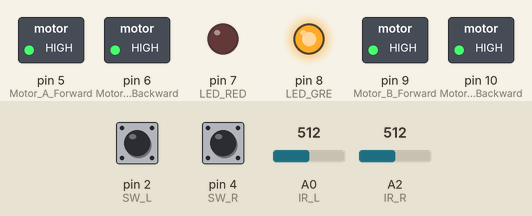
Simulated run of this sketch. Board: Arduino Uno, built with avr-gcc and run on an emulated ATmega328P. Shown: switched loads named in the sketch (green lamp = pin HIGH), output pins drawn as LEDs (lit = HIGH). The test bench sets the inputs (shaded band); at power-on: pin 2 (SW_L) LOW, A0 (IR_L) = 512, A2 (IR_R) = 512, pin 4 (SW_R) HIGH.

Above: at 1.2 s.
1.3 s: pin 2 (SW_L) pulled HIGH for 0.15 s
At 1.47 s:
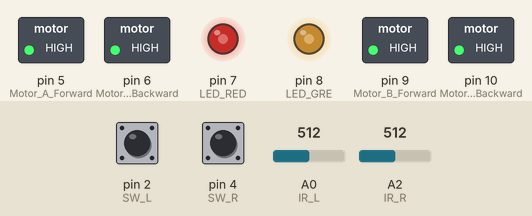
3.0 s: A0 (IR_L) set to 214
4.5 s: A0 (IR_L) set to 185
At 5.6 s:
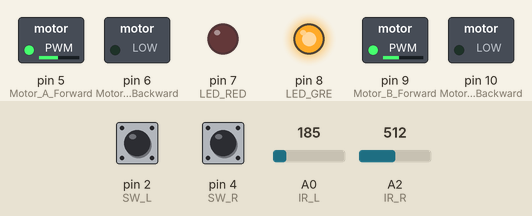
6.0 s: A2 (IR_R) set to 122
At 6.7 s:
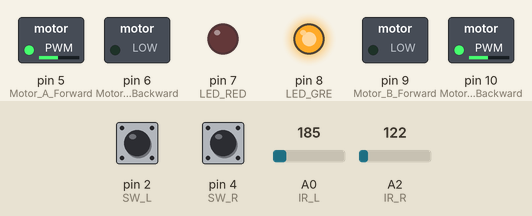
7.5 s: pin 2 (SW_L) pulled HIGH for 1 s
At 8.1 s:
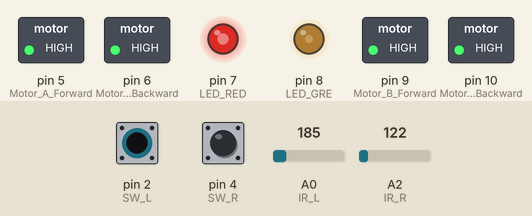
10.0 s: A0 (IR_L) set to 306
At 11.0 s:
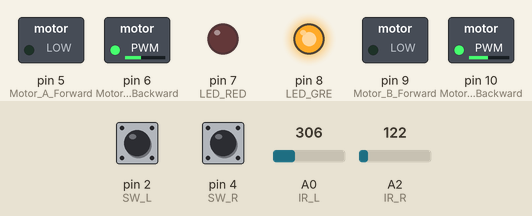
Timing chart, 0 to 12.5 s (numbered marks = the images above; inputs shaded):
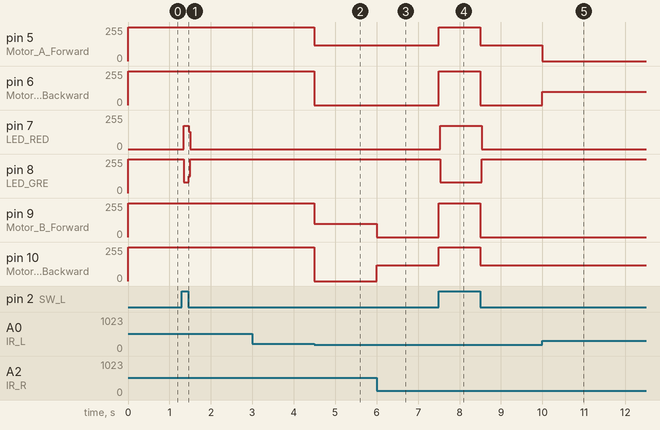

Measured:
- the behaviour switches between 200 and 199 on A0 (IR_L) (found by bisection; images 1 and 2)
- after the input at 1.3 s, pin 7 (LED_RED): 0/255 → 174/255 at once, → 0/255 0.12 s later; pin 8 (LED_GRE): 255/255 → 81/255 at once, → 255/255 0.12 s later
- after the input at 3.0 s, every drawn part: stays the same
- after the input at 4.5 s, pin 5 (Motor_A_Forward): 255/255 → 120/255 at once; pin 6 (Motor_A_Backward), pin 10 (Motor_B_Backward): 255/255 → 0/255 at once; pin 9 (Motor_B_Forward): 255/255 → 100/255 at once
- after the input at 6.0 s, pin 9 (Motor_B_Forward): 100/255 → 0/255 at once; pin 10 (Motor_B_Backward): 0/255 → 120/255 at once
- after the input at 7.5 s, pin 5 (Motor_A_Forward), pin 10 (Motor_B_Backward): 120/255 → 255/255 at once, → 120/255 1.0 s later; pin 6 (Motor_A_Backward), pin 9 (Motor_B_Forward): 0/255 → 255/255 at once, → 0/255 1.0 s later; pin 7 (LED_RED): 0/255 → 174/255 at once, → 0/255 1.0 s later; pin 8 (LED_GRE): 255/255 → 81/255 at once, → 255/255 1.0 s later
- after the input at 10.0 s, pin 5 (Motor_A_Forward): 120/255 → 0/255 at once; pin 6 (Motor_A_Backward): 0/255 → 100/255 at once

The sketch:

LineTracer_V5.ino
```cpp
/* Actuator : NP01D-48
 *  Motor Driver : SZH-MDBL-010
 *                    |  IN1  |  IN2  |  IN3  |  IN4  |
 * ------------------------------------------------------
 * Motor A | Forward  | 1/pwm |   0   |       |       |
 * (LEFT)  | Backward |   0   | 1/pwm |       |       |
 *         | Standby  |   0   |   0   |       |       |
 *         | Brake    |   1   |   1   |       |       |
 * ------------------------------------------------------
 * Motor B | Forward  |       |       | 1/pwm |   0   |
 * (RIGHT) | Backward |       |       |   0   | 1/pwm |
 *         | Standby  |       |       |   0   |   0   |
 *         | Brake    |       |       |   1   |   1   |
*/

/*
 * PORT   | PINs  | BOARD
 * ------------------------------------------------------
 * GPIO 0 | D2,D4 | HexT Switch
 * GPIO 1 | D7,D8 | HexT LED
 * ADC  0 | A0,A1 | HexT IR Sensor(L)
 * ADC  1 | A2,A3 | HexT IR Sensor(R)
*/

/*
 * Pin |      Role       |
 * -----------------------
 *  2  | Switch Input(L) |
 *  3  |      NONE       |
 *  4  | Switch Input(R) |
 *  5  |  Motor IN 1 (L) |
 *  6  |  Motor IN 2 (L) |
 *  7  |     LED RED     |
 *  8  |    LED GREEN    |
 *  9  |  Motor IN 3 (R) |
 *  10 |  Motor IN 4 (R) |
 *  A0 |  IR Sensor (L)  |
 *  A1 |      NONE       |
 *  A2 |  IR Sensor (R)  |
 *  A3 |      NONE       |
 */

int SW_L = 2;
int SW_R = 4;
int Motor_A_Forward = 5;  // IN1
int Motor_A_Backward = 6; // IN2
int LED_RED = 7;
int LED_GRE = 8;
int Motor_B_Forward = 9;  // IN3
int Motor_B_Backward = 10; // IN4
int IR_L = A0;
int IR_R = A2;

int SPEED = 120;

void GoForward()
{
  analogWrite(Motor_A_Forward,SPEED);
  analogWrite(Motor_A_Backward,LOW);
  analogWrite(Motor_B_Forward,LOW);
  analogWrite(Motor_B_Backward,SPEED);
}
void GoBackward()
{
  analogWrite(Motor_A_Forward,LOW);
  analogWrite(Motor_A_Backward,SPEED);
  analogWrite(Motor_B_Forward,SPEED);
  analogWrite(Motor_B_Backward,LOW);
}

void TurnRight()
{
  analogWrite(Motor_A_Forward,SPEED);
  analogWrite(Motor_A_Backward,LOW);
  analogWrite(Motor_B_Forward,SPEED-20);
  analogWrite(Motor_B_Backward,LOW);
}

void TurnLeft()
{
  analogWrite(Motor_A_Forward,LOW);
  analogWrite(Motor_A_Backward,SPEED-20);
  analogWrite(Motor_B_Forward,LOW);
  analogWrite(Motor_B_Backward,SPEED);
}
void MotorStop()
{
  digitalWrite(Motor_A_Forward,HIGH);
  digitalWrite(Motor_A_Backward,HIGH);
  digitalWrite(Motor_B_Forward,HIGH);
  digitalWrite(Motor_B_Backward,HIGH);
}

void setup()
{
  pinMode(SW_L,INPUT); // digital pin 2
  pinMode(SW_R,INPUT); // digital pin 4
  pinMode(LED_RED,OUTPUT); // digital pin 7
  pinMode(LED_GRE,OUTPUT); // digital pin 8
  pinMode(Motor_A_Forward,OUTPUT);  // digital pin 5 (PWM)
  pinMode(Motor_A_Backward,OUTPUT); // digital pin 6 (PWM)
  pinMode(Motor_B_Forward,OUTPUT);  // digital pin 9 (PWM)
  pinMode(Motor_B_Backward,OUTPUT); // digital pin 10(PWM)
  pinMode(IR_L, INPUT); // analog pin a0
  pinMode(IR_R, INPUT); // analog pin a1

  MotorStop();
}

void loop()
{
  digitalWrite(LED_RED,HIGH);
  digitalWrite(LED_GRE,LOW);
  MotorStop();
  while(!digitalRead(SW_R));

  digitalWrite(LED_RED,LOW);
  digitalWrite(LED_GRE,HIGH);
  while(!digitalRead(SW_L))
  {
    int LineVal=200;
    int LeftSensor = analogRead(IR_L);
    int RightSensor = analogRead(IR_R);

    if (LeftSensor>LineVal && RightSensor<LineVal) TurnLeft();
    else if(LeftSensor<LineVal && RightSensor>LineVal) TurnRight();
    else if (LeftSensor<LineVal && RightSensor<LineVal) GoForward();
    else {MotorStop();}
  }
}
```
